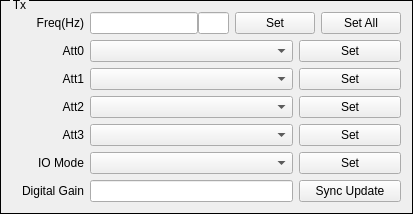
      <widget class="QGroupBox" name="groupBox_3">
       <property name="styleSheet">
        <string notr="true">QGroupBox{ border:1px solid black; margin-top:0.5ex; }
QGroupBox::title { subcontrol-origin:margin; subcontrol-position:top left; top:-2px; left:10px; margin-left: 0px; padding:0 1px; }</string>
       </property>
       <property name="title">
        <string>Tx</string>
       </property>
       <layout class="QVBoxLayout" name="verticalLayout">
        <item>
         <layout class="QHBoxLayout" name="horizontalLayout_2" stretch="0,4,1,1">
          <property name="sizeConstraint">
           <enum>QLayout::SetDefaultConstraint</enum>
          </property>
          <item>
           <widget class="QLabel" name="label">
            <property name="sizePolicy">
             <sizepolicy hsizetype="Fixed" vsizetype="Fixed">
              <horstretch>0</horstretch>
              <verstretch>0</verstretch>
             </sizepolicy>
            </property>
            <property name="minimumSize">
             <size>
              <width>72</width>
              <height>16</height>
             </size>
            </property>
            <property name="text">
             <string>Freq(Hz)</string>
            </property>
            <property name="alignment">
             <set>Qt::AlignRight|Qt::AlignTrailing|Qt::AlignVCenter</set>
            </property>
            <property name="buddy">
             <cstring>m_LETxFreq</cstring>
            </property>
           </widget>
          </item>
          <item>
           <layout class="QHBoxLayout" name="horizontalLayout" stretch="1,0">
            <property name="spacing">
             <number>0</number>
            </property>
            <item>
             <widget class="QLineEdit" name="m_LETxFreq">
              <property name="sizePolicy">
               <sizepolicy hsizetype="Expanding" vsizetype="Fixed">
                <horstretch>5</horstretch>
                <verstretch>0</verstretch>
               </sizepolicy>
              </property>
              <property name="text">
               <string/>
              </property>
             </widget>
            </item>
            <item>
             <widget class="QLineEdit" name="lineEdit_2">
              <property name="sizePolicy">
               <sizepolicy hsizetype="Fixed" vsizetype="Fixed">
                <horstretch>0</horstretch>
                <verstretch>0</verstretch>
               </sizepolicy>
              </property>
              <property name="maximumSize">
               <size>
                <width>31</width>
                <height>16777215</height>
               </size>
              </property>
             </widget>
            </item>
           </layout>
          </item>
          <item>
           <widget class="QPushButton" name="m_PBSetTxFreq">
            <property name="sizePolicy">
             <sizepolicy hsizetype="Expanding" vsizetype="Fixed">
              <horstretch>1</horstretch>
              <verstretch>0</verstretch>
             </sizepolicy>
            </property>
            <property name="text">
             <string>Set</string>
            </property>
           </widget>
          </item>
          <item>
           <widget class="QPushButton" name="m_PBSetTxAll">
            <property name="sizePolicy">
             <sizepolicy hsizetype="Expanding" vsizetype="Fixed">
              <horstretch>1</horstretch>
              <verstretch>0</verstretch>
             </sizepolicy>
            </property>
            <property name="text">
             <string>Set All</string>
            </property>
           </widget>
          </item>
         </layout>
        </item>
        <item>
         <layout class="QHBoxLayout" name="horizontalLayout_3" stretch="0,4,2">
          <item>
           <widget class="QLabel" name="label_2">
            <property name="sizePolicy">
             <sizepolicy hsizetype="Fixed" vsizetype="Fixed">
              <horstretch>0</horstretch>
              <verstretch>0</verstretch>
             </sizepolicy>
            </property>
            <property name="minimumSize">
             <size>
              <width>72</width>
              <height>16</height>
             </size>
            </property>
            <property name="text">
             <string>Att0</string>
            </property>
            <property name="alignment">
             <set>Qt::AlignRight|Qt::AlignTrailing|Qt::AlignVCenter</set>
            </property>
            <property name="buddy">
             <cstring>m_CBTxAtt0</cstring>
            </property>
           </widget>
          </item>
          <item>
           <widget class="QComboBox" name="m_CBTxAtt0">
            <property name="sizePolicy">
             <sizepolicy hsizetype="Expanding" vsizetype="Fixed">
              <horstretch>5</horstretch>
              <verstretch>0</verstretch>
             </sizepolicy>
            </property>
           </widget>
          </item>
          <item>
           <widget class="QPushButton" name="m_PBSetTxAtt0">
            <property name="sizePolicy">
             <sizepolicy hsizetype="Expanding" vsizetype="Fixed">
              <horstretch>2</horstretch>
              <verstretch>0</verstretch>
             </sizepolicy>
            </property>
            <property name="text">
             <string>Set</string>
            </property>
           </widget>
          </item>
         </layout>
        </item>
        <item>
         <layout class="QHBoxLayout" name="horizontalLayout_4" stretch="0,4,2">
          <item>
           <widget class="QLabel" name="label_3">
            <property name="sizePolicy">
             <sizepolicy hsizetype="Preferred" vsizetype="Fixed">
              <horstretch>0</horstretch>
              <verstretch>0</verstretch>
             </sizepolicy>
            </property>
            <property name="minimumSize">
             <size>
              <width>72</width>
              <height>16</height>
             </size>
            </property>
            <property name="text">
             <string>Att1</string>
            </property>
            <property name="alignment">
             <set>Qt::AlignRight|Qt::AlignTrailing|Qt::AlignVCenter</set>
            </property>
            <property name="buddy">
             <cstring>m_CBTxAtt1</cstring>
            </property>
           </widget>
          </item>
          <item>
           <widget class="QComboBox" name="m_CBTxAtt1">
            <property name="sizePolicy">
             <sizepolicy hsizetype="Expanding" vsizetype="Fixed">
              <horstretch>5</horstretch>
              <verstretch>0</verstretch>
             </sizepolicy>
            </property>
           </widget>
          </item>
          <item>
           <widget class="QPushButton" name="m_PBSetTxAtt1">
            <property name="sizePolicy">
             <sizepolicy hsizetype="Expanding" vsizetype="Fixed">
              <horstretch>2</horstretch>
              <verstretch>0</verstretch>
             </sizepolicy>
            </property>
            <property name="text">
             <string>Set</string>
            </property>
           </widget>
          </item>
         </layout>
        </item>
        <item>
         <layout class="QHBoxLayout" name="horizontalLayout_5" stretch="0,4,2">
          <item>
           <widget class="QLabel" name="label_4">
            <property name="sizePolicy">
             <sizepolicy hsizetype="Preferred" vsizetype="Fixed">
              <horstretch>0</horstretch>
              <verstretch>0</verstretch>
             </sizepolicy>
            </property>
            <property name="minimumSize">
             <size>
              <width>72</width>
              <height>16</height>
             </size>
            </property>
            <property name="text">
             <string>Att2</string>
            </property>
            <property name="alignment">
             <set>Qt::AlignRight|Qt::AlignTrailing|Qt::AlignVCenter</set>
            </property>
            <property name="buddy">
             <cstring>m_CBTxAtt2</cstring>
            </property>
           </widget>
          </item>
          <item>
           <widget class="QComboBox" name="m_CBTxAtt2">
            <property name="sizePolicy">
             <sizepolicy hsizetype="Expanding" vsizetype="Fixed">
              <horstretch>5</horstretch>
              <verstretch>0</verstretch>
             </sizepolicy>
            </property>
           </widget>
          </item>
          <item>
           <widget class="QPushButton" name="m_PBSetTxAtt2">
            <property name="sizePolicy">
             <sizepolicy hsizetype="Expanding" vsizetype="Fixed">
              <horstretch>2</horstretch>
              <verstretch>0</verstretch>
             </sizepolicy>
            </property>
            <property name="text">
             <string>Set</string>
            </property>
           </widget>
          </item>
         </layout>
        </item>
        <item>
         <layout class="QHBoxLayout" name="horizontalLayout_6" stretch="0,4,2">
          <item>
           <widget class="QLabel" name="label_5">
            <property name="sizePolicy">
             <sizepolicy hsizetype="Preferred" vsizetype="Fixed">
              <horstretch>0</horstretch>
              <verstretch>0</verstretch>
             </sizepolicy>
            </property>
            <property name="minimumSize">
             <size>
              <width>72</width>
              <height>16</height>
             </size>
            </property>
            <property name="text">
             <string>Att3</string>
            </property>
            <property name="alignment">
             <set>Qt::AlignRight|Qt::AlignTrailing|Qt::AlignVCenter</set>
            </property>
            <property name="buddy">
             <cstring>m_CBTxAtt3</cstring>
            </property>
           </widget>
          </item>
          <item>
           <widget class="QComboBox" name="m_CBTxAtt3">
            <property name="sizePolicy">
             <sizepolicy hsizetype="Expanding" vsizetype="Fixed">
              <horstretch>5</horstretch>
              <verstretch>0</verstretch>
             </sizepolicy>
            </property>
           </widget>
          </item>
          <item>
           <widget class="QPushButton" name="m_PBSetTxAtt3">
            <property name="sizePolicy">
             <sizepolicy hsizetype="Expanding" vsizetype="Fixed">
              <horstretch>2</horstretch>
              <verstretch>0</verstretch>
             </sizepolicy>
            </property>
            <property name="text">
             <string>Set</string>
            </property>
           </widget>
          </item>
         </layout>
        </item>
        <item>
         <layout class="QHBoxLayout" name="horizontalLayout_7" stretch="0,4,2">
          <item>
           <widget class="QLabel" name="label_6">
            <property name="sizePolicy">
             <sizepolicy hsizetype="Preferred" vsizetype="Fixed">
              <horstretch>0</horstretch>
              <verstretch>0</verstretch>
             </sizepolicy>
            </property>
            <property name="minimumSize">
             <size>
              <width>72</width>
              <height>16</height>
             </size>
            </property>
            <property name="text">
             <string>IO Mode</string>
            </property>
            <property name="alignment">
             <set>Qt::AlignRight|Qt::AlignTrailing|Qt::AlignVCenter</set>
            </property>
            <property name="buddy">
             <cstring>m_CBIOMode</cstring>
            </property>
           </widget>
          </item>
          <item>
           <widget class="QComboBox" name="m_CBIOMode">
            <property name="sizePolicy">
             <sizepolicy hsizetype="Expanding" vsizetype="Fixed">
              <horstretch>5</horstretch>
              <verstretch>0</verstretch>
             </sizepolicy>
            </property>
           </widget>
          </item>
          <item>
           <widget class="QPushButton" name="m_PBSetIOMode">
            <property name="sizePolicy">
             <sizepolicy hsizetype="Expanding" vsizetype="Fixed">
              <horstretch>2</horstretch>
              <verstretch>0</verstretch>
             </sizepolicy>
            </property>
            <property name="text">
             <string>Set</string>
            </property>
           </widget>
          </item>
         </layout>
        </item>
        <item>
         <layout class="QHBoxLayout" name="horizontalLayout_8" stretch="0,4,2">
          <item>
           <widget class="QLabel" name="label_7">
            <property name="sizePolicy">
             <sizepolicy hsizetype="Fixed" vsizetype="Fixed">
              <horstretch>0</horstretch>
              <verstretch>0</verstretch>
             </sizepolicy>
            </property>
            <property name="minimumSize">
             <size>
              <width>72</width>
              <height>16</height>
             </size>
            </property>
            <property name="text">
             <string>Digital Gain</string>
            </property>
            <property name="alignment">
             <set>Qt::AlignRight|Qt::AlignTrailing|Qt::AlignVCenter</set>
            </property>
            <property name="buddy">
             <cstring>m_LEDGain</cstring>
            </property>
           </widget>
          </item>
          <item>
           <widget class="QLineEdit" name="m_LEDGain">
            <property name="sizePolicy">
             <sizepolicy hsizetype="Expanding" vsizetype="Fixed">
              <horstretch>5</horstretch>
              <verstretch>0</verstretch>
             </sizepolicy>
            </property>
           </widget>
          </item>
          <item>
           <widget class="QPushButton" name="m_PBSyncSetTxGain">
            <property name="sizePolicy">
             <sizepolicy hsizetype="Expanding" vsizetype="Fixed">
              <horstretch>2</horstretch>
              <verstretch>0</verstretch>
             </sizepolicy>
            </property>
            <property name="text">
             <string>Sync Update</string>
            </property>
           </widget>
          </item>
         </layout>
        </item>
       </layout>
      </widget>
